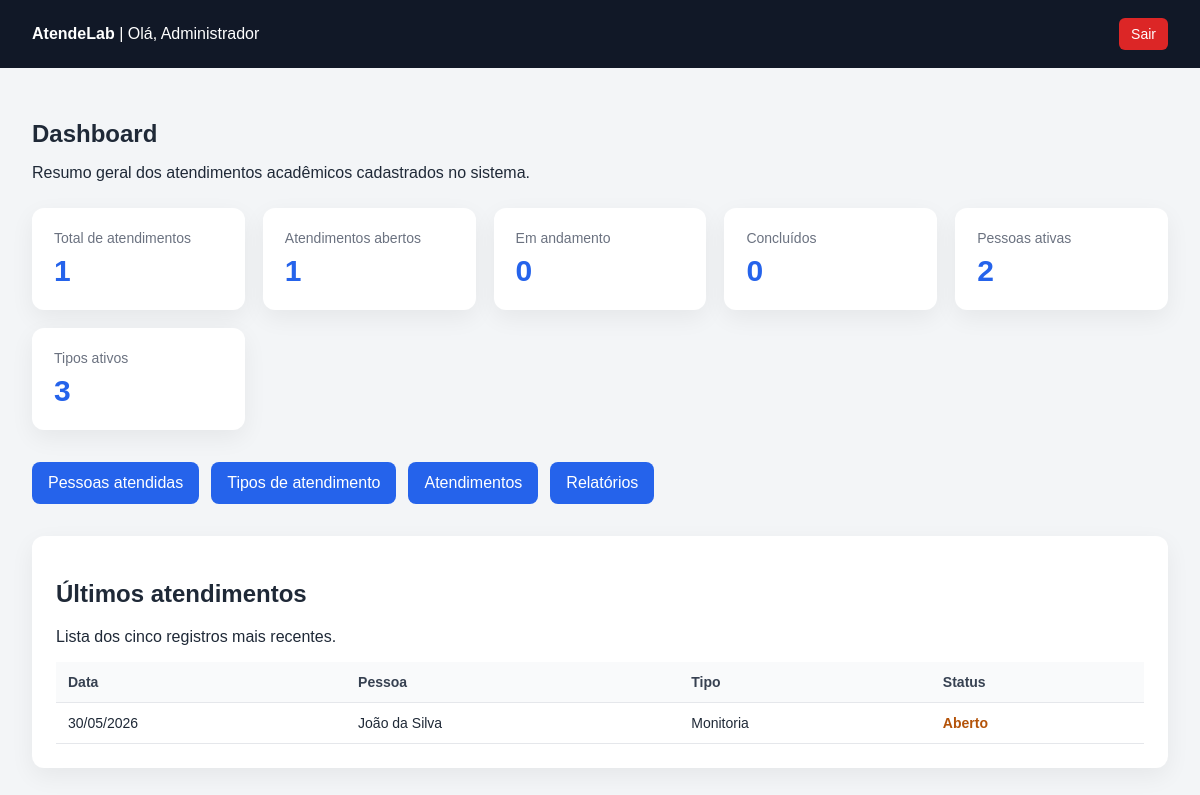
Page /atendelab-main/dashboard.php (signed in) on the committed database.
### tables this page shows
CREATE TABLE `atendimentos` (
  `id` int(11) NOT NULL,
  `pessoa_id` int(11) NOT NULL,
  `tipo_atendimento_id` int(11) NOT NULL,
  `usuario_id` int(11) NOT NULL,
  `data_atendimento` date NOT NULL,
  `hora_atendimento` time NOT NULL,
  `descricao` text NOT NULL,
  `observacao` text DEFAULT NULL,
  `status` enum('aberto','em_andamento','concluido') DEFAULT 'aberto',
  `criado_em` timestamp NOT NULL DEFAULT current_timestamp()
);

CREATE TABLE `pessoas` (
  `id` int(11) NOT NULL,
  `nome` varchar(100) NOT NULL,
  `documento` varchar(20) DEFAULT NULL,
  `email` varchar(100) DEFAULT NULL,
  `telefone` varchar(20) DEFAULT NULL,
  `curso` varchar(100) DEFAULT NULL,
  `periodo` varchar(50) DEFAULT NULL,
  `status` enum('ativo','inativo') DEFAULT 'ativo',
  `criado_em` timestamp NOT NULL DEFAULT current_timestamp()
);

CREATE TABLE `tipos_atendimentos` (
  `id` int(11) NOT NULL,
  `nome` varchar(100) NOT NULL,
  `descricao` text DEFAULT NULL,
  `status` enum('ativo','inativo') DEFAULT 'ativo',
  `criado_em` timestamp NOT NULL DEFAULT current_timestamp()
);

### atendelab-main/dashboard.php (the view, shortened to what this page needs)
<?php
require_once __DIR__ . '/config/database.php';
$totalAtendimentos = $pdo->query("SELECT COUNT(*) FROM atendimentos")->fetchColumn();
$totalAbertos = $pdo->query("SELECT COUNT(*) FROM atendimentos WHERE status = 'aberto'")->fetchColumn();
$totalAndamento = $pdo->query("SELECT COUNT(*) FROM atendimentos WHERE status = 'em_andamento'")->fetchColumn();
$totalConcluidos = $pdo->query("SELECT COUNT(*) FROM atendimentos WHERE status = 'concluido'")->fetchColumn();
$totalPessoas = $pdo->query("SELECT COUNT(*) FROM pessoas WHERE status = 'ativo'")->fetchColumn();
$totalTipos = $pdo->query("SELECT COUNT(*) FROM tipos_atendimentos WHERE status = 'ativo'")->fetchColumn();
$sqlUltimos = "SELECT
                    atendimentos.id,
                    atendimentos.data_atendimento,
                    atendimentos.status,
                    pessoas.nome AS pessoa_nome,
                    tipos_atendimentos.nome AS tipo_nome
                FROM atendimentos
                INNER JOIN pessoas ON atendimentos.pessoa_id = pessoas.id
                INNER JOIN tipos_atendimentos ON atendimentos.tipo_atendimento_id = tipos_atendimentos.id
                ORDER BY atendimentos.criado_em DESC
                LIMIT 5";
$stmtUltimos = $pdo->query($sqlUltimos);
$ultimosAtendimentos = $stmtUltimos->fetchAll(PDO::FETCH_ASSOC);
function formatarStatus($status) {
    if ($status === 'aberto') {
        return 'Aberto';
    }
    return $status;
}
?>
<!DOCTYPE html>
<html lang="pt-br">
<head>
</head>
<body>
<header>
    <div>
        <strong>AtendeLab</strong>
        <span> | Olá, <?php echo htmlspecialchars($_SESSION['usuario_nome']); ?></span>
    </div>
    <a href="logout.php">Sair</a>
</header>
<main>
    <section class="boas-vindas">
        <h1>Dashboard</h1>
        <p>Resumo geral dos atendimentos acadêmicos cadastrados no sistema.</p>
    </section>
    <section class="cards">
        <div class="card">
            <span>Total de atendimentos</span>
            <strong><?php echo $totalAtendimentos; ?></strong>
        </div>
        <div class="card">
            <span>Atendimentos abertos</span>
            <strong><?php echo $totalAbertos; ?></strong>
        </div>
        <div class="card">
            <span>Em andamento</span>
            <strong><?php echo $totalAndamento; ?></strong>
        </div>
        <div class="card">
            <span>Concluídos</span>
            <strong><?php echo $totalConcluidos; ?></strong>
        </div>
        <div class="card">
            <span>Pessoas ativas</span>
            <strong><?php echo $totalPessoas; ?></strong>
        </div>
        <div class="card">
            <span>Tipos ativos</span>
            <strong><?php echo $totalTipos; ?></strong>
        </div>
    </section>
    <section class="menu">
        <a href="pessoas/index.php">Pessoas atendidas</a>
        <a href="tipos/index.php">Tipos de atendimento</a>
        <a href="atendimentos/index.php">Atendimentos</a>
        <a href="relatorios/atendimentos.php">Relatórios</a>
    </section>
    <section class="tabela-card">
        <h2>Últimos atendimentos</h2>
        <p>Lista dos cinco registros mais recentes.</p>
        <table>
            <thead>
                <tr>
                    <th>Data</th>
                    <th>Pessoa</th>
                    <th>Tipo</th>
                    <th>Status</th>
                </tr>
            </thead>
            <tbody>
                <?php if (count($ultimosAtendimentos) > 0): ?>
                    <?php foreach ($ultimosAtendimentos as $atendimento): ?>
                        <tr>
                            <td><?php echo date('d/m/Y', strtotime($atendimento['data_atendimento'])); ?></td>
                            <td><?php echo htmlspecialchars($atendimento['pessoa_nome']); ?></td>
                            <td><?php echo htmlspecialchars($atendimento['tipo_nome']); ?></td>
                            <td>
                                <span class="status-<?php echo htmlspecialchars($atendimento['status']); ?>">
                                    <?php echo formatarStatus($atendimento['status']); ?>
                                </span>
                            </td>
                        </tr>
                    <?php endforeach; ?>
                <?php else: ?>
                    <tr>
                        <td colspan="4">Nenhum atendimento registrado.</td>
                    </tr>
                <?php endif; ?>
            </tbody>
        </table>
    </section>
</main>
</body>
</html>

### atendelab-main/dashboard.php (style rules this page uses)
body { margin: 0; font-family: Arial, sans-serif; background: #f3f5f7; color: #1f2937; }
header { background: #111827; color: #ffffff; padding: 18px 32px; display: flex; justify-content: space-between; align-items: center; }
header a { color: #ffffff; text-decoration: none; background: #dc2626; padding: 8px 12px; border-radius: 6px; font-size: 14px; }
main { padding: 32px; }
.boas-vindas { margin-bottom: 26px; }
.boas-vindas h1 { margin-bottom: 8px; }
.cards { display: grid; grid-template-columns: repeat(auto-fit, minmax(180px, 1fr)); gap: 18px; margin-top: 24px; }
.card { background: #ffffff; padding: 22px; border-radius: 12px; box-shadow: 0 8px 24px rgba(0, 0, 0, 0.06); }
.card span { display: block; color: #6b7280; font-size: 14px; margin-bottom: 8px; }
.card strong { font-size: 30px; color: #2563eb; }
.menu { margin-top: 32px; display: flex; flex-wrap: wrap; gap: 12px; }
.menu a { background: #2563eb; color: #ffffff; padding: 12px 16px; border-radius: 8px; text-decoration: none; }
.tabela-card { margin-top: 32px; background: #ffffff; padding: 24px; border-radius: 12px; box-shadow: 0 8px 24px rgba(0, 0, 0, 0.06); }
table { width: 100%; border-collapse: collapse; margin-top: 14px; }
th, td { padding: 12px; border-bottom: 1px solid #e5e7eb; text-align: left; font-size: 14px; }
th { background: #f9fafb; color: #374151; }
.status-aberto { color: #b45309; font-weight: bold; }

### rows in the picture
atendimentos: data_atendimento "30/05/2026", pessoa.nome "João da Silva", tipo_atendimento.nome "Monitoria", status "Aberto"

### other values in the picture
$_SESSION['usuario_nome'] "Administrador"
$totalAtendimentos "1"
$totalAbertos "1"
$totalAndamento "0"
$totalConcluidos "0"
$totalPessoas "2"
$totalTipos "3"
